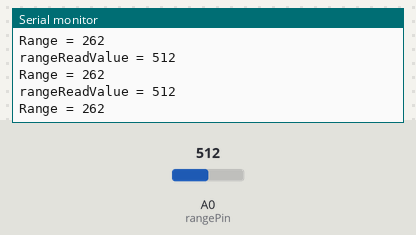
The sketch below on a simulated Arduino Uno, built with avr-gcc and run on an emulated ATmega328P. On the bench: the last lines printed to the serial monitor. Inputs (shaded band) come from the test bench; at power-on: A0 (rangePin) = 512.

Above: at 1.2 s.
1.3 s: A0 (rangePin) set to 204
At 2.3 s:
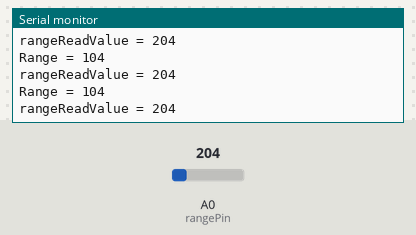
4.3 s: A0 (rangePin) set to 182
At 5.4 s:
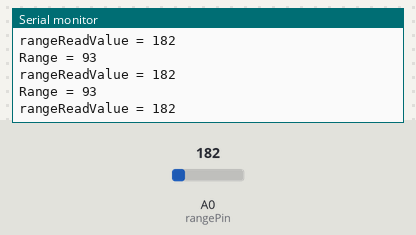
5.8 s: A0 (rangePin) set to 107
At 6.5 s:
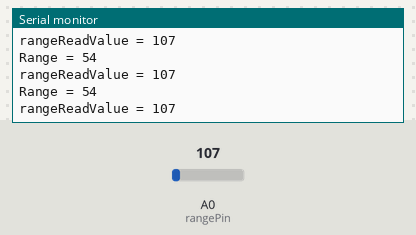
8.8 s: A0 (rangePin) set to 90
At 9.9 s:
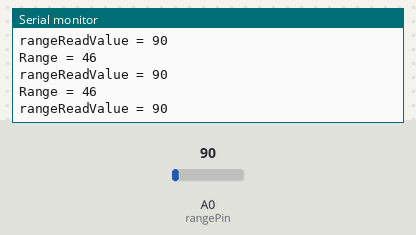
14.8 s: A0 (rangePin) set to 983
At 15.3 s:
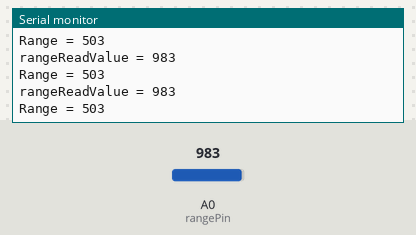
16.3 s: A0 (rangePin) set to 1017
At 17.4 s:
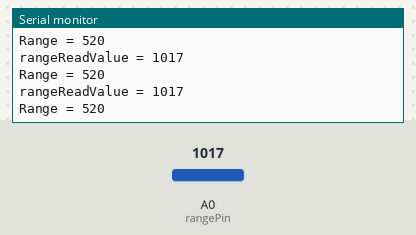
Timing chart, 0 to 18.8 s (numbered marks = the images above; inputs shaded):
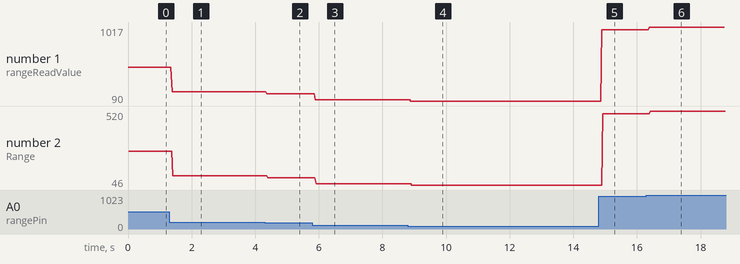

Measured:
- after the input at 1.3 s, the serial monitor: prints a new line after 0.08 s (image 1)
- after the input at 4.3 s, the serial monitor: prints a new line after 0.07 s (image 2)
- after the input at 5.8 s, the serial monitor: prints a new line after 0.09 s (image 3)
- after the input at 8.8 s, the serial monitor: prints a new line after 0.09 s (image 4)
- after the input at 14.8 s, the serial monitor: prints a new line after 0.10 s (image 5)
- after the input at 16.3 s, the serial monitor: prints a new line after 0.09 s (image 6)
- plotted number 1: 512 → 204 after the input at 1.3 s, 204 → 182 after the input at 4.3 s, 182 → 107 after the input at 5.8 s, 107 → 90 after the input at 8.8 s, 90 → 983 after the input at 14.8 s
- plotted number 2: 262 → 104 after the input at 1.3 s, 104 → 93 after the input at 4.3 s, 93 → 54 after the input at 5.8 s, 54 → 46 after the input at 8.8 s, 46 → 503 after the input at 14.8 s

The sketch:

AnalogRangeTest.ino
```cpp
// Sketch to test conversion rates for analog read
// Date: 20121214

#define rangePin A0
#define voltsPerInch 9.57 // this is millivolts
#define mVoltsPerUnit 4.9 // this is millivolts 1 unit = 4.9 mV

// do inches conversion and return range
long GetRangeInches(long readValue)
{
      long mVTotal = 0;
      long range = 0;

      // Conversion equations to get actual inches
      mVTotal = mVoltsPerUnit * readValue;
      range = mVTotal / voltsPerInch;

      return range;
}

// test reading from range finder
long GetRangeReadValue()
{
      long readValue = 0;

      readValue = analogRead(rangePin);

      return readValue;
}

// test equation with set values
void ConversionTest()
{
      long mVTotal = 0;
      long rangeInches = 0;
      long testReadValue = 60; // 15; // 7;

      Serial.print("mVTotal is ");
      Serial.print(mVoltsPerUnit);
      Serial.print(" * ");
      Serial.print(testReadValue);
      Serial.println(".");

      // Conversion Equation
      mVTotal = mVoltsPerUnit * testReadValue;

      Serial.print("mVTotal = ");
      Serial.println(mVTotal);

      Serial.print("rangeInches = ");
      Serial.print(mVTotal);
      Serial.print(" / ");
      Serial.print(voltsPerInch);
      Serial.print(" = ");

      // inches equation
      rangeInches = mVTotal / voltsPerInch;

      Serial.println(rangeInches);
}


void setup()
{
     Serial.begin(9600);
}

void loop()
{
/*
     // Initial Values Test block
     //================================
     Serial.print("rangePin = ");
     Serial.println(rangePin);
     Serial.print("voltsPerInch = ");
     Serial.println(voltsPerInch);
     Serial.print("mVoltsPerUnit = ");
     Serial.println(mVoltsPerUnit);
     //================================
*/
     // Get value from range finder
     //================================
     long rangeReadValue = 0;
     rangeReadValue = GetRangeReadValue();
     Serial.print("rangeReadValue = ");
     Serial.println(rangeReadValue);
     //================================

     // Run conversion on rangeReadValue
     long rangeInchesFound = 0;
     rangeInchesFound = GetRangeInches(rangeReadValue);
     Serial.print("Range = ");
     Serial.println(rangeInchesFound);

/*
     // Test function with all coded test values
     //================================
     ConversionTest();
     //================================
*/
}
```
